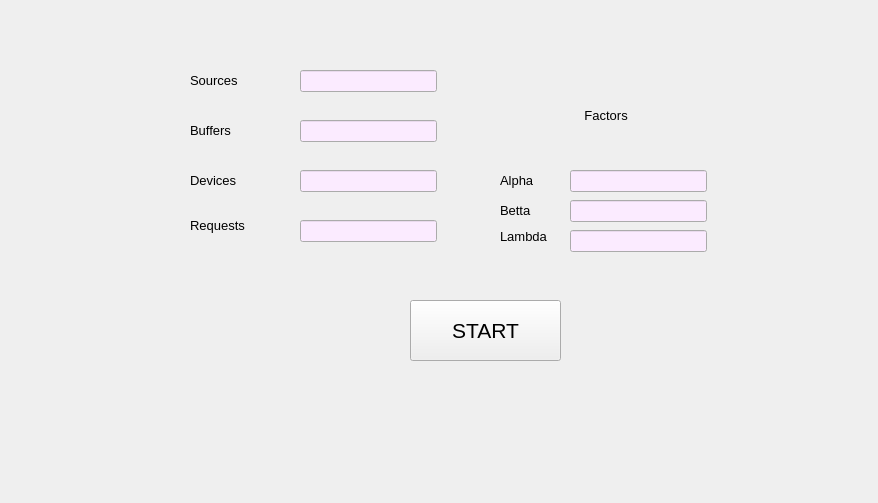
<?xml version="1.0" encoding="UTF-8"?>
<ui version="4.0">
 <class>Configure</class>
 <widget class="QWidget" name="Configure">
  <property name="geometry">
   <rect>
    <x>0</x>
    <y>0</y>
    <width>878</width>
    <height>503</height>
   </rect>
  </property>
  <property name="palette">
   <palette>
    <active>
     <colorrole role="Base">
      <brush brushstyle="SolidPattern">
       <color alpha="255">
        <red>251</red>
        <green>235</green>
        <blue>255</blue>
       </color>
      </brush>
     </colorrole>
    </active>
    <inactive>
     <colorrole role="Base">
      <brush brushstyle="SolidPattern">
       <color alpha="255">
        <red>251</red>
        <green>235</green>
        <blue>255</blue>
       </color>
      </brush>
     </colorrole>
    </inactive>
    <disabled>
     <colorrole role="Base">
      <brush brushstyle="SolidPattern">
       <color alpha="255">
        <red>240</red>
        <green>240</green>
        <blue>240</blue>
       </color>
      </brush>
     </colorrole>
    </disabled>
   </palette>
  </property>
  <property name="windowTitle">
   <string>Form</string>
  </property>
  <widget class="QPushButton" name="buttonConfigure">
   <property name="geometry">
    <rect>
     <x>410</x>
     <y>300</y>
     <width>151</width>
     <height>61</height>
    </rect>
   </property>
   <property name="font">
    <font>
     <family>Arial</family>
     <pointsize>16</pointsize>
     <underline>false</underline>
     <strikeout>false</strikeout>
    </font>
   </property>
   <property name="styleSheet">
    <string notr="true">#buttonConfigure {

-webkit-box-shadow: inset 0 1px 0 rgba(255, 255, 255, 0.2), 0 1px 2px rgba(0, 0, 0, 0.08);
-moz-box-shadow: inset 0 1px 0 rgba(255, 255, 255, 0.2), 0 1px 2px rgba(0, 0, 0, 0.08);
box-shadow: inset 0 1px 0 rgba(255, 255, 255, 0.2), 0 1px 2px rgba(0, 0, 0, 0.08);
color: #fff;
display:block;

text-align: center;
font-family: Arial, Helvetica, sans-serif;



text-decoration: none;
text-shadow: 0 1px 1px rgba(0, 0, 0, 0.075);
-webkit-transition: background-color 0.1s linear;
-moz-transition: background-color 0.1s linear;
-o-transition: background-color 0.1s linear;
transition: background-color 0.1s linear;


background-color: rgb(11, 98, 192 );
border: 1px solid rgb( 33, 16, 74 );
div { border-radius: 10px; }
}

#buttonConfigure:hover {
background-color: rgb( 11, 55, 15 );
}
</string>
   </property>
   <property name="text">
    <string>START</string>
   </property>
  </widget>
  <widget class="QLabel" name="label_8">
   <property name="geometry">
    <rect>
     <x>460</x>
     <y>380</y>
     <width>55</width>
     <height>16</height>
    </rect>
   </property>
   <property name="text">
    <string/>
   </property>
  </widget>
  <widget class="QLineEdit" name="editNumSourc">
   <property name="geometry">
    <rect>
     <x>300</x>
     <y>70</y>
     <width>137</width>
     <height>22</height>
    </rect>
   </property>
  </widget>
  <widget class="QLineEdit" name="editNumBuff">
   <property name="geometry">
    <rect>
     <x>300</x>
     <y>120</y>
     <width>137</width>
     <height>22</height>
    </rect>
   </property>
  </widget>
  <widget class="QLineEdit" name="editNumDev">
   <property name="geometry">
    <rect>
     <x>300</x>
     <y>170</y>
     <width>137</width>
     <height>22</height>
    </rect>
   </property>
  </widget>
  <widget class="QLineEdit" name="editAlpha">
   <property name="geometry">
    <rect>
     <x>570</x>
     <y>170</y>
     <width>137</width>
     <height>22</height>
    </rect>
   </property>
  </widget>
  <widget class="QLineEdit" name="editNumReq">
   <property name="geometry">
    <rect>
     <x>300</x>
     <y>220</y>
     <width>137</width>
     <height>22</height>
    </rect>
   </property>
  </widget>
  <widget class="QLineEdit" name="editBeta">
   <property name="geometry">
    <rect>
     <x>570</x>
     <y>200</y>
     <width>137</width>
     <height>22</height>
    </rect>
   </property>
  </widget>
  <widget class="QLineEdit" name="editLambda">
   <property name="geometry">
    <rect>
     <x>570</x>
     <y>230</y>
     <width>137</width>
     <height>22</height>
    </rect>
   </property>
  </widget>
  <widget class="QLabel" name="label_2">
   <property name="geometry">
    <rect>
     <x>190</x>
     <y>120</y>
     <width>61</width>
     <height>21</height>
    </rect>
   </property>
   <property name="font">
    <font>
     <pointsize>10</pointsize>
    </font>
   </property>
   <property name="text">
    <string>Buffers</string>
   </property>
  </widget>
  <widget class="QLabel" name="label">
   <property name="geometry">
    <rect>
     <x>190</x>
     <y>70</y>
     <width>51</width>
     <height>20</height>
    </rect>
   </property>
   <property name="font">
    <font>
     <pointsize>10</pointsize>
    </font>
   </property>
   <property name="text">
    <string>Sources</string>
   </property>
  </widget>
  <widget class="QLabel" name="label_3">
   <property name="geometry">
    <rect>
     <x>190</x>
     <y>170</y>
     <width>51</width>
     <height>21</height>
    </rect>
   </property>
   <property name="font">
    <font>
     <pointsize>10</pointsize>
    </font>
   </property>
   <property name="text">
    <string>Devices</string>
   </property>
  </widget>
  <widget class="QLabel" name="label_4">
   <property name="geometry">
    <rect>
     <x>190</x>
     <y>210</y>
     <width>81</width>
     <height>31</height>
    </rect>
   </property>
   <property name="font">
    <font>
     <pointsize>10</pointsize>
    </font>
   </property>
   <property name="text">
    <string>Requests</string>
   </property>
  </widget>
  <widget class="QLabel" name="label_7">
   <property name="geometry">
    <rect>
     <x>500</x>
     <y>226</y>
     <width>61</width>
     <height>21</height>
    </rect>
   </property>
   <property name="font">
    <font>
     <pointsize>10</pointsize>
    </font>
   </property>
   <property name="text">
    <string>Lambda</string>
   </property>
  </widget>
  <widget class="QLabel" name="label_6">
   <property name="geometry">
    <rect>
     <x>500</x>
     <y>200</y>
     <width>51</width>
     <height>21</height>
    </rect>
   </property>
   <property name="font">
    <font>
     <pointsize>10</pointsize>
    </font>
   </property>
   <property name="text">
    <string>Betta</string>
   </property>
  </widget>
  <widget class="QLabel" name="label_5">
   <property name="geometry">
    <rect>
     <x>500</x>
     <y>170</y>
     <width>51</width>
     <height>21</height>
    </rect>
   </property>
   <property name="font">
    <font>
     <pointsize>10</pointsize>
    </font>
   </property>
   <property name="text">
    <string>Alpha</string>
   </property>
  </widget>
  <widget class="QLabel" name="label_9">
   <property name="geometry">
    <rect>
     <x>570</x>
     <y>90</y>
     <width>91</width>
     <height>51</height>
    </rect>
   </property>
   <property name="font">
    <font>
     <pointsize>10</pointsize>
    </font>
   </property>
   <property name="text">
    <string>    Factors</string>
   </property>
  </widget>
 </widget>
 <resources/>
 <connections/>
</ui>
